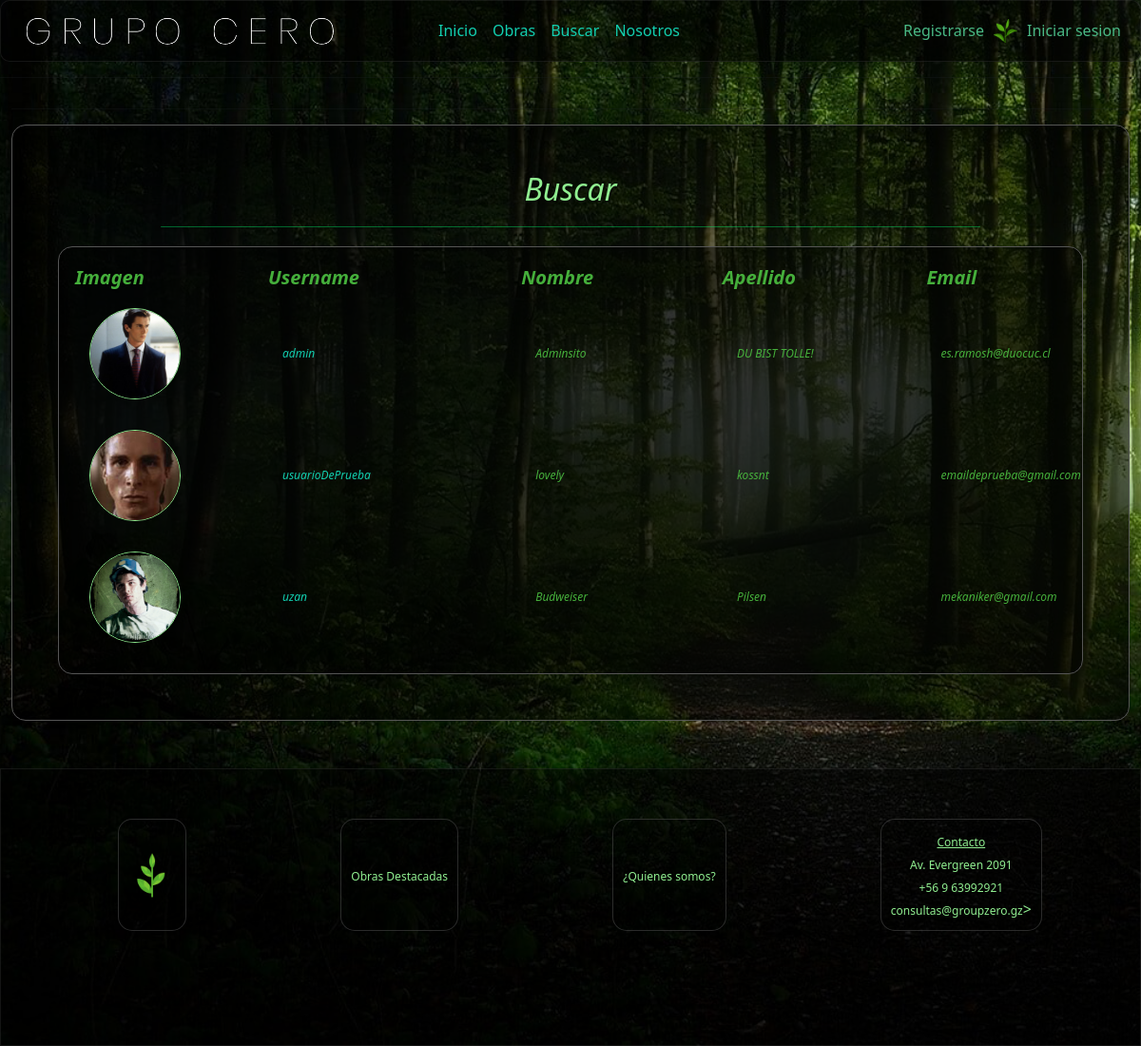
The app's page /usuarios/, older data.
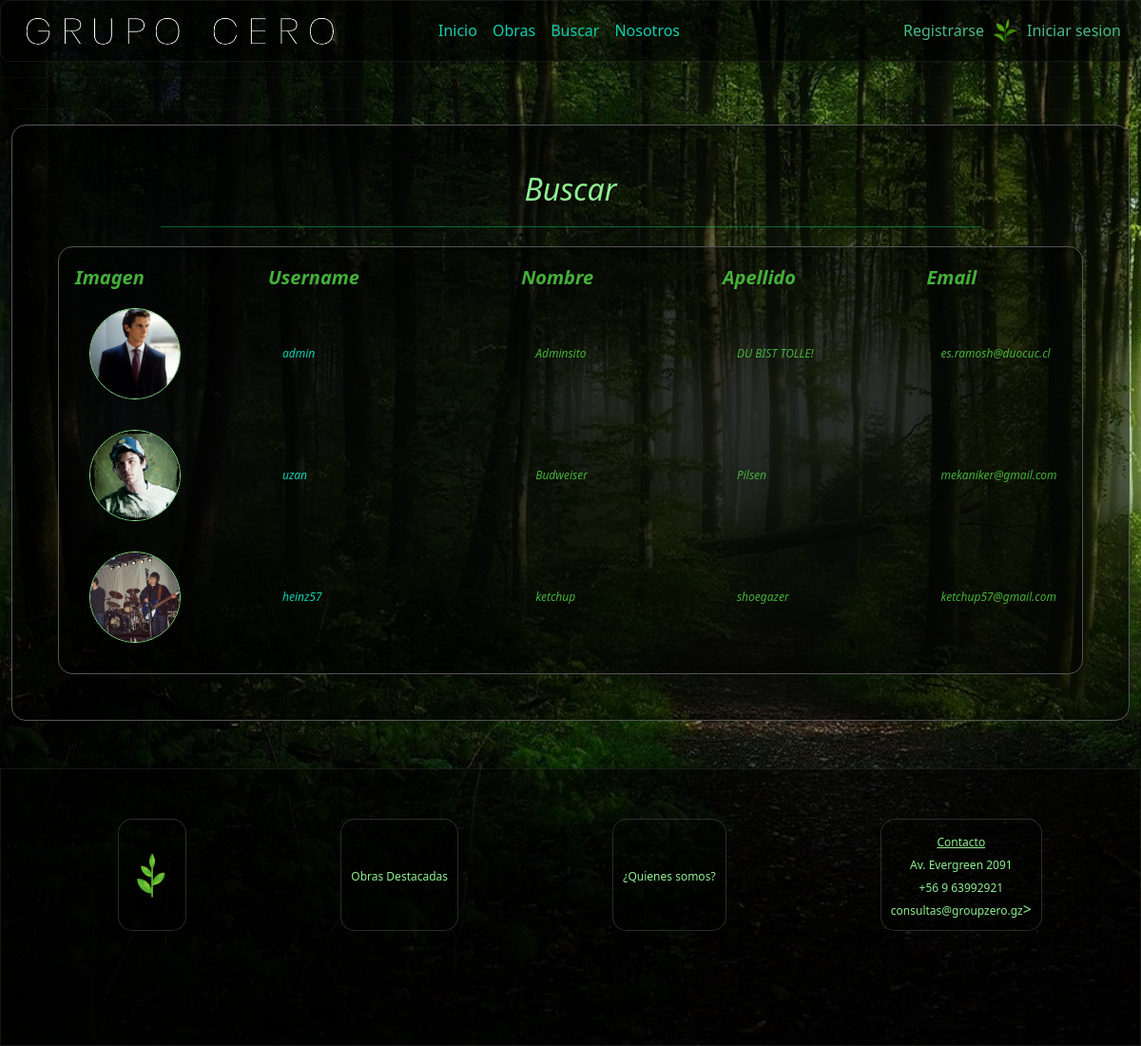
The same page, newer data.
### core/models.py (models this page shows)
class CustomUser(AbstractUser):
    pic = models.ImageField(upload_to='profile_pics', null=True, blank=True, default='profile_pics/default.png')
    is_staff=models.BooleanField(default=False)

### core/views.py (the view)
# urls.py: path('usuarios/', views.usuarios,name="usuarios"),
def usuarios(request):
    usuarios = CustomUser.objects.all()
    return render(request, 'usuarios.html', {'usuarios':usuarios})

### core/context_processor.py (called while the page is built, shortened)
def total_carrito(request):
    total=0
    return {'total_carrito':int(total)}

### core/templates/usuarios.html
{% extends "base.html" %}
{% load static %}
{% block content %}
<div class="container-fluid">
    <hr>
    <div class="login-container">
        <div class="form-title" style="margin-bottom: 15px;">
            <h2>Buscar</h2>
        </div>
        <span class="liner"></span>
        <div class="table-container">
            <table id="tobras">
                <thead>
                    <tr>
                        <th>Imagen</th>
                        <th>Username</th>
                        <th>Nombre</th>
                        <th>Apellido</th>
                        <th>Email</th>
                    </tr>
                </thead>
                <tbody>
                    {% for u in usuarios %}
                        <tr>
                            <td>
                                <a href="{% url 'profileWatch' u.username %}">
                                    <img src="{{ u.pic.url }}" class="img-table">
                                </a>
                            </td>
                            <td><a href="{% url 'profileWatch' u.username %}" class="td-a-profile">
                                {{u.username}}</a></td>
                            <td>{{u.first_name}}</td>
                            <td>{{u.last_name}}</td>
                            <td>{{u.email}}</td>
                        </tr>
                    {%endfor%}
                </tbody>
            </table>
        </div>
    </div>
</div>
{% endblock %}

Row changes from the older to the newer data that the page shows:
removed CustomUser: pic (picture), username "usuarioDePrueba", first_name "lovely", last_name "kossnt", email "emaildeprueba@gmail.com"
added CustomUser: pic (picture), username "heinz57", first_name "ketchup", last_name "shoegazer", email "ketchup57@gmail.com"
